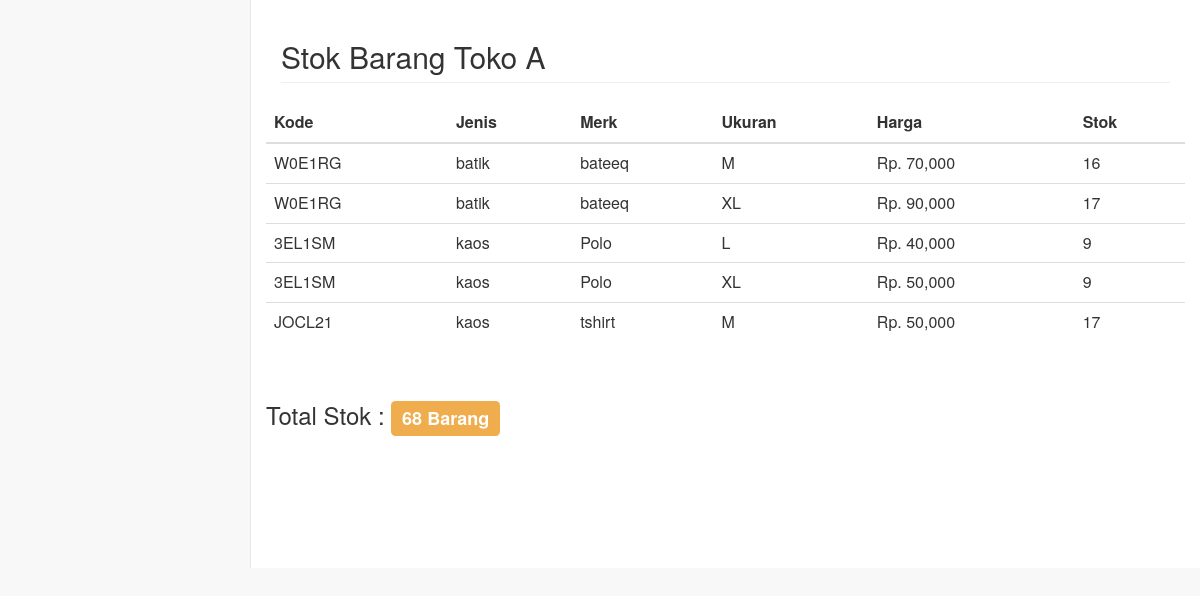
Page /LihatStok/stokDetail.php?toko=A on the committed database.
### tables this page shows
CREATE TABLE `barang` (
  `idBarang` int(6) NOT NULL,
  `kode` varchar(6) NOT NULL,
  `ukuran` varchar(8) DEFAULT NULL,
  `jumlah` int(6) NOT NULL,
  `harga` int(8) NOT NULL,
  `jenisBarang` varchar(40) NOT NULL,
  `toko` varchar(10) NOT NULL,
  `merk` varchar(30) NOT NULL
);

### LihatStok/stokDetail.php (the view, shortened to what this page needs)
<?php
	include "../koneksi.php";
	$toko=$_GET['toko'];
?>
<html>
<head>
    <link href="../vendor/bootstrap/css/bootstrap.min.css" rel="stylesheet">
    <link href="../vendor/metisMenu/metisMenu.min.css" rel="stylesheet">
	<link href="../dist/css/sb-admin-2.css" rel="stylesheet">
	<link href="../vendor/font-awesome/css/font-awesome.min.css" rel="stylesheet" type="text/css">
</head>
<body>
<div id="page-wrapper">
  <div class="row">
    <div class="col-lg-12">
      <h2 class="page-header">Stok Barang Toko <?php echo $toko; ?></h2>
    </div>
  </div>
<div class="row">
	<?php
		$qryTampil = mysqli_query($con,"select * from barang where toko='$toko' and jumlah>0 order by jenisBarang asc, merk asc, ukuran asc;");
		$qryHitung = mysqli_query($con,"select sum(jumlah) from barang where toko='$toko' and jumlah>0;");
		$dtaHit = mysqli_fetch_row($qryHitung);
	?>
      <table class="table table-hover table-responsive">
        <thead>
          <tr>
            <th>Kode</th>
            <th>Jenis</th>
            <th>Merk</th>
            <th>Ukuran</th>
		      	<th>Harga</th>
            <th>Stok</th>
          </tr>
        </thead>
        <tbody>
        <?php
          while ($dta = mysqli_fetch_array($qryTampil)) {
            echo '<tr>
              <td>'.$dta['kode'].'</td>
              <td>'.$dta['jenisBarang'].'</td>
			  <td>'.$dta['merk'].'</td>
              <td>'.$dta['ukuran'].'</td>
              <td>Rp. '.number_format($dta['harga']).'</td>
			  <td>'.$dta['jumlah'].'</td>
            </tr>';
          }
        ?>
        </tbody>
      </table>
	  <br>
	  <h3>
        Total Stok :
        <span class="label label-warning">
          <?php
			if(isset($dtaHit[0])){
				echo $dtaHit[0]." Barang";
			} else {
				echo "0 Barang";
			}
			?>
        </span>
      </h3>
</div>
</div>
</body>
</html>

### rows in the picture
barang: kode "W0E1RG", jenisBarang "batik", merk "bateeq", ukuran "M", harga "70,000", jumlah "16"
barang: kode "W0E1RG", jenisBarang "batik", merk "bateeq", ukuran "XL", harga "90,000", jumlah "17"
barang: kode "3EL1SM", jenisBarang "kaos", merk "Polo", ukuran "L", harga "40,000", jumlah "9"
barang: kode "3EL1SM", jenisBarang "kaos", merk "Polo", ukuran "XL", harga "50,000", jumlah "9"
barang: kode "JOCL21", jenisBarang "kaos", merk "tshirt", ukuran "M", harga "50,000", jumlah "17"

### other values in the picture
$toko "A"
$dtaHit[0] "68"
